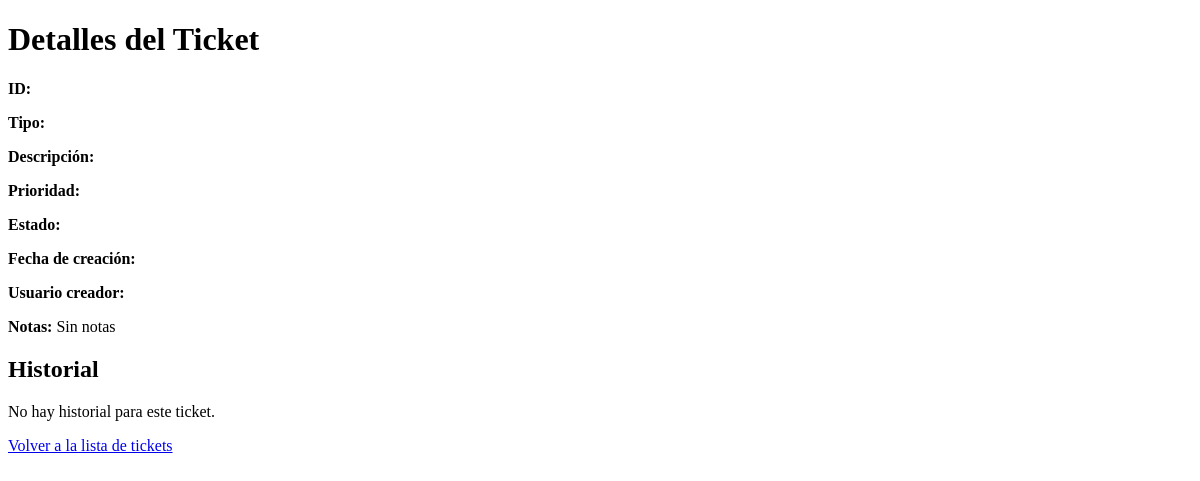
The page /ticket/16 on the database as committed earlier.
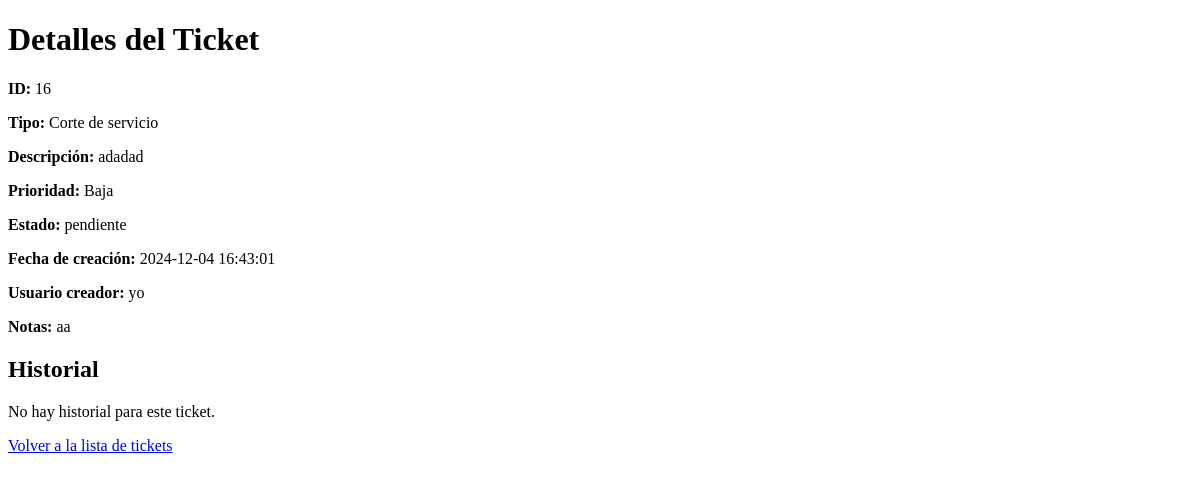
The same page on the database as committed later.
### tables this page shows
CREATE TABLE tickets (
    id INTEGER PRIMARY KEY AUTOINCREMENT,
    tipo TEXT NOT NULL,
    descripcion TEXT NOT NULL,
    prioridad TEXT NOT NULL,
    estado TEXT DEFAULT 'pendiente',
    fecha_creacion DATETIME DEFAULT CURRENT_TIMESTAMP,
    usuario_creador TEXT NOT NULL,
    notas TEXT,
    archivo TEXT
, usuario_asignado TEXT);

### app.py (the view)
@app.route('/ticket/<int:id>')
def ticket_details(id):
    conn = get_db_connection()
    ticket = conn.execute('SELECT * FROM tickets WHERE id = ?', (id,)).fetchone()
    historial = conn.execute('SELECT * FROM historial WHERE ticket_id = ? ORDER BY fecha DESC', (id,)).fetchall()
    conn.close()
    return render_template('ticket_details.html', ticket=ticket, historial=historial)

### app.py (called while the page is built)
def get_db_connection():
    conn = sqlite3.connect('database.db', timeout=10)  # Espera hasta 10 segundos si la base de datos está bloqueada
    conn.row_factory = sqlite3.Row
    return conn

### templates/ticket_details.html (shortened to what this page needs)
<!DOCTYPE html>
<html lang="es">
<head>
</head>
<body>
    <h1>Detalles del Ticket</h1>
    <p><strong>ID:</strong> {{ ticket['id'] }}</p>
    <p><strong>Tipo:</strong> {{ ticket['tipo'] }}</p>
    <p><strong>Descripción:</strong> {{ ticket['descripcion'] }}</p>
    <p><strong>Prioridad:</strong> {{ ticket['prioridad'] }}</p>
    <p><strong>Estado:</strong> {{ ticket['estado'] }}</p>
    <p><strong>Fecha de creación:</strong> {{ ticket['fecha_creacion'] }}</p>
    <p><strong>Usuario creador:</strong> {{ ticket['usuario_creador'] }}</p>
    <p><strong>Notas:</strong> {{ ticket['notas'] | default("Sin notas") }}</p>
    <h2>Historial</h2>
    {% if historial %}
        <ul>
            {% for evento in historial %}
                <li>{{ evento['fecha'] }}: {{ evento['accion'] }}</li>
            {% endfor %}
        </ul>
    {% else %}
        <p>No hay historial para este ticket.</p>
    {% endif %}
    <p><a href="/tickets">Volver a la lista de tickets</a></p>
</body>
</html>

Rows that differ between the two databases and show on the page:
added tickets: id "16", tipo "Corte de servicio", descripcion "adadad", prioridad "Baja", estado "pendiente", fecha_creacion "2024-12-04 16:43:01", usuario_creador "yo", notas "aa"
Other text that changed with them:
{{ ticket['notas'] | default("Sin notas") }}: "Sin notas" → (not shown)
